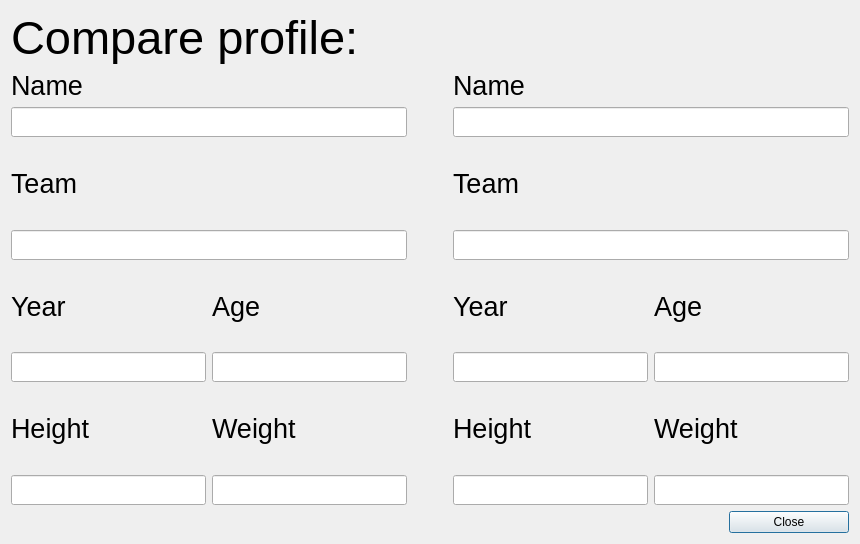
<?xml version="1.0" encoding="UTF-8"?>
<ui version="4.0">
 <class>CompareWindow</class>
 <widget class="QDialog" name="CompareWindow">
  <property name="geometry">
   <rect>
    <x>0</x>
    <y>0</y>
    <width>860</width>
    <height>544</height>
   </rect>
  </property>
  <property name="windowTitle">
   <string>Compare </string>
  </property>
  <layout class="QVBoxLayout" name="verticalLayout_19">
   <item>
    <widget class="QLabel" name="label">
     <property name="font">
      <font>
       <pointsize>35</pointsize>
      </font>
     </property>
     <property name="text">
      <string>Compare profile:</string>
     </property>
    </widget>
   </item>
   <item>
    <layout class="QHBoxLayout" name="horizontalLayout_9">
     <item>
      <layout class="QHBoxLayout" name="horizontalLayout_4">
       <item>
        <layout class="QVBoxLayout" name="verticalLayout" stretch="0,10,10,10">
         <item>
          <layout class="QVBoxLayout" name="verticalLayout_4">
           <item>
            <widget class="QLabel" name="label_3">
             <property name="font">
              <font>
               <pointsize>20</pointsize>
              </font>
             </property>
             <property name="text">
              <string>Name</string>
             </property>
            </widget>
           </item>
           <item>
            <widget class="QLineEdit" name="name_field">
             <property name="enabled">
              <bool>true</bool>
             </property>
             <property name="minimumSize">
              <size>
               <width>0</width>
               <height>30</height>
              </size>
             </property>
             <property name="readOnly">
              <bool>true</bool>
             </property>
            </widget>
           </item>
          </layout>
         </item>
         <item>
          <layout class="QVBoxLayout" name="verticalLayout_6">
           <item>
            <widget class="QLabel" name="label_5">
             <property name="font">
              <font>
               <pointsize>20</pointsize>
              </font>
             </property>
             <property name="text">
              <string>Team</string>
             </property>
            </widget>
           </item>
           <item>
            <widget class="QLineEdit" name="team_field">
             <property name="enabled">
              <bool>true</bool>
             </property>
             <property name="minimumSize">
              <size>
               <width>0</width>
               <height>30</height>
              </size>
             </property>
             <property name="readOnly">
              <bool>true</bool>
             </property>
            </widget>
           </item>
          </layout>
         </item>
         <item>
          <layout class="QVBoxLayout" name="verticalLayout_2">
           <item>
            <layout class="QHBoxLayout" name="horizontalLayout">
             <item>
              <layout class="QVBoxLayout" name="verticalLayout_5">
               <item>
                <widget class="QLabel" name="label_4">
                 <property name="font">
                  <font>
                   <pointsize>20</pointsize>
                  </font>
                 </property>
                 <property name="text">
                  <string>Year</string>
                 </property>
                </widget>
               </item>
               <item>
                <widget class="QLineEdit" name="year_field">
                 <property name="enabled">
                  <bool>true</bool>
                 </property>
                 <property name="minimumSize">
                  <size>
                   <width>0</width>
                   <height>30</height>
                  </size>
                 </property>
                 <property name="readOnly">
                  <bool>true</bool>
                 </property>
                </widget>
               </item>
              </layout>
             </item>
             <item>
              <layout class="QVBoxLayout" name="verticalLayout_7">
               <item>
                <widget class="QLabel" name="label_6">
                 <property name="font">
                  <font>
                   <pointsize>20</pointsize>
                  </font>
                 </property>
                 <property name="text">
                  <string>Age</string>
                 </property>
                </widget>
               </item>
               <item>
                <widget class="QLineEdit" name="age_field">
                 <property name="enabled">
                  <bool>true</bool>
                 </property>
                 <property name="minimumSize">
                  <size>
                   <width>0</width>
                   <height>30</height>
                  </size>
                 </property>
                 <property name="readOnly">
                  <bool>true</bool>
                 </property>
                </widget>
               </item>
              </layout>
             </item>
            </layout>
           </item>
          </layout>
         </item>
         <item>
          <layout class="QVBoxLayout" name="verticalLayout_3">
           <item>
            <layout class="QHBoxLayout" name="horizontalLayout_2">
             <item>
              <layout class="QVBoxLayout" name="verticalLayout_9">
               <item>
                <widget class="QLabel" name="label_8">
                 <property name="font">
                  <font>
                   <pointsize>20</pointsize>
                  </font>
                 </property>
                 <property name="text">
                  <string>Height</string>
                 </property>
                </widget>
               </item>
               <item>
                <widget class="QLineEdit" name="height_field">
                 <property name="enabled">
                  <bool>true</bool>
                 </property>
                 <property name="minimumSize">
                  <size>
                   <width>0</width>
                   <height>30</height>
                  </size>
                 </property>
                 <property name="readOnly">
                  <bool>true</bool>
                 </property>
                </widget>
               </item>
              </layout>
             </item>
             <item>
              <layout class="QVBoxLayout" name="verticalLayout_10">
               <item>
                <widget class="QLabel" name="label_9">
                 <property name="font">
                  <font>
                   <pointsize>20</pointsize>
                  </font>
                 </property>
                 <property name="text">
                  <string>Weight</string>
                 </property>
                </widget>
               </item>
               <item>
                <widget class="QLineEdit" name="weight_field">
                 <property name="enabled">
                  <bool>true</bool>
                 </property>
                 <property name="minimumSize">
                  <size>
                   <width>0</width>
                   <height>30</height>
                  </size>
                 </property>
                 <property name="readOnly">
                  <bool>true</bool>
                 </property>
                </widget>
               </item>
              </layout>
             </item>
            </layout>
           </item>
          </layout>
         </item>
        </layout>
       </item>
      </layout>
     </item>
     <item>
      <spacer name="horizontalSpacer_2">
       <property name="orientation">
        <enum>Qt::Horizontal</enum>
       </property>
       <property name="sizeType">
        <enum>QSizePolicy::Fixed</enum>
       </property>
       <property name="sizeHint" stdset="0">
        <size>
         <width>40</width>
         <height>20</height>
        </size>
       </property>
      </spacer>
     </item>
     <item>
      <layout class="QHBoxLayout" name="horizontalLayout_6">
       <item>
        <layout class="QVBoxLayout" name="verticalLayout_8" stretch="0,10,10,10">
         <item>
          <layout class="QVBoxLayout" name="verticalLayout_11">
           <item>
            <widget class="QLabel" name="label_7">
             <property name="font">
              <font>
               <pointsize>20</pointsize>
              </font>
             </property>
             <property name="text">
              <string>Name</string>
             </property>
            </widget>
           </item>
           <item>
            <widget class="QLineEdit" name="name_field_2">
             <property name="enabled">
              <bool>true</bool>
             </property>
             <property name="minimumSize">
              <size>
               <width>0</width>
               <height>30</height>
              </size>
             </property>
             <property name="readOnly">
              <bool>true</bool>
             </property>
            </widget>
           </item>
          </layout>
         </item>
         <item>
          <layout class="QVBoxLayout" name="verticalLayout_12">
           <item>
            <widget class="QLabel" name="label_10">
             <property name="font">
              <font>
               <pointsize>20</pointsize>
              </font>
             </property>
             <property name="text">
              <string>Team</string>
             </property>
            </widget>
           </item>
           <item>
            <widget class="QLineEdit" name="team_field_2">
             <property name="enabled">
              <bool>true</bool>
             </property>
             <property name="minimumSize">
              <size>
               <width>0</width>
               <height>30</height>
              </size>
             </property>
             <property name="readOnly">
              <bool>true</bool>
             </property>
            </widget>
           </item>
          </layout>
         </item>
         <item>
          <layout class="QVBoxLayout" name="verticalLayout_13">
           <item>
            <layout class="QHBoxLayout" name="horizontalLayout_3">
             <item>
              <layout class="QVBoxLayout" name="verticalLayout_14">
               <item>
                <widget class="QLabel" name="label_11">
                 <property name="font">
                  <font>
                   <pointsize>20</pointsize>
                  </font>
                 </property>
                 <property name="text">
                  <string>Year</string>
                 </property>
                </widget>
               </item>
               <item>
                <widget class="QLineEdit" name="year_field_2">
                 <property name="enabled">
                  <bool>true</bool>
                 </property>
                 <property name="minimumSize">
                  <size>
                   <width>0</width>
                   <height>30</height>
                  </size>
                 </property>
                 <property name="readOnly">
                  <bool>true</bool>
                 </property>
                </widget>
               </item>
              </layout>
             </item>
             <item>
              <layout class="QVBoxLayout" name="verticalLayout_15">
               <item>
                <widget class="QLabel" name="label_12">
                 <property name="font">
                  <font>
                   <pointsize>20</pointsize>
                  </font>
                 </property>
                 <property name="text">
                  <string>Age</string>
                 </property>
                </widget>
               </item>
               <item>
                <widget class="QLineEdit" name="age_field_2">
                 <property name="enabled">
                  <bool>true</bool>
                 </property>
                 <property name="minimumSize">
                  <size>
                   <width>0</width>
                   <height>30</height>
                  </size>
                 </property>
                 <property name="readOnly">
                  <bool>true</bool>
                 </property>
                </widget>
               </item>
              </layout>
             </item>
            </layout>
           </item>
          </layout>
         </item>
         <item>
          <layout class="QVBoxLayout" name="verticalLayout_16">
           <item>
            <layout class="QHBoxLayout" name="horizontalLayout_7">
             <item>
              <layout class="QVBoxLayout" name="verticalLayout_17">
               <item>
                <widget class="QLabel" name="label_13">
                 <property name="font">
                  <font>
                   <pointsize>20</pointsize>
                  </font>
                 </property>
                 <property name="text">
                  <string>Height</string>
                 </property>
                </widget>
               </item>
               <item>
                <widget class="QLineEdit" name="height_field_2">
                 <property name="enabled">
                  <bool>true</bool>
                 </property>
                 <property name="minimumSize">
                  <size>
                   <width>0</width>
                   <height>30</height>
                  </size>
                 </property>
                 <property name="readOnly">
                  <bool>true</bool>
                 </property>
                </widget>
               </item>
              </layout>
             </item>
             <item>
              <layout class="QVBoxLayout" name="verticalLayout_18">
               <item>
                <widget class="QLabel" name="label_14">
                 <property name="font">
                  <font>
                   <pointsize>20</pointsize>
                  </font>
                 </property>
                 <property name="text">
                  <string>Weight</string>
                 </property>
                </widget>
               </item>
               <item>
                <widget class="QLineEdit" name="weight_field_2">
                 <property name="enabled">
                  <bool>true</bool>
                 </property>
                 <property name="minimumSize">
                  <size>
                   <width>0</width>
                   <height>30</height>
                  </size>
                 </property>
                 <property name="readOnly">
                  <bool>true</bool>
                 </property>
                </widget>
               </item>
              </layout>
             </item>
            </layout>
           </item>
          </layout>
         </item>
        </layout>
       </item>
      </layout>
     </item>
    </layout>
   </item>
   <item>
    <layout class="QHBoxLayout" name="horizontalLayout_5" stretch="90,15">
     <item>
      <spacer name="horizontalSpacer">
       <property name="orientation">
        <enum>Qt::Horizontal</enum>
       </property>
       <property name="sizeHint" stdset="0">
        <size>
         <width>40</width>
         <height>20</height>
        </size>
       </property>
      </spacer>
     </item>
     <item>
      <widget class="QPushButton" name="close_button">
       <property name="text">
        <string>Close</string>
       </property>
      </widget>
     </item>
    </layout>
   </item>
  </layout>
 </widget>
 <resources/>
 <connections/>
</ui>
